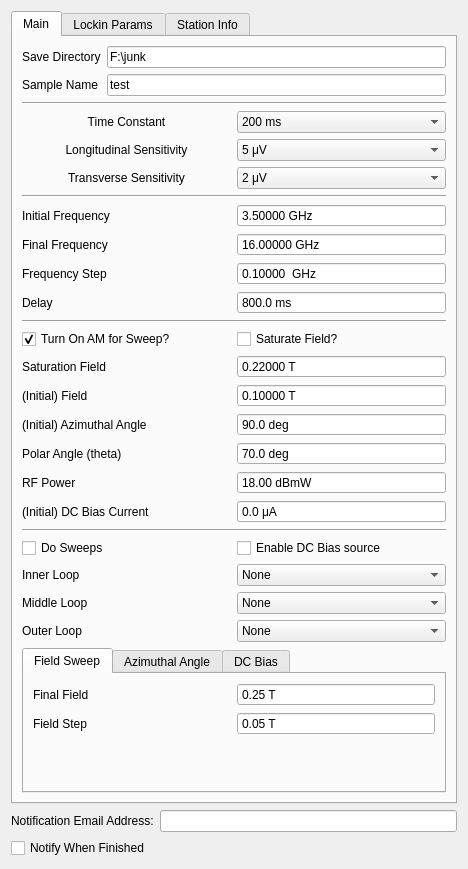
<?xml version="1.0" encoding="UTF-8"?>
<ui version="4.0">
 <class>Form</class>
 <widget class="QWidget" name="Form">
  <property name="geometry">
   <rect>
    <x>0</x>
    <y>0</y>
    <width>468</width>
    <height>869</height>
   </rect>
  </property>
  <property name="windowTitle">
   <string>Form</string>
  </property>
  <layout class="QGridLayout" name="gridLayout_9">
   <item row="1" column="0">
    <layout class="QGridLayout" name="gridLayout_6">
     <item row="0" column="0">
      <layout class="QGridLayout" name="gridLayout_4">
       <item row="0" column="1">
        <widget class="QLineEdit" name="notify_email"/>
       </item>
       <item row="1" column="0">
        <widget class="QCheckBox" name="notify_at_end">
         <property name="text">
          <string>Notify When Finished</string>
         </property>
        </widget>
       </item>
       <item row="0" column="0">
        <widget class="QLabel" name="label_24">
         <property name="text">
          <string>Notification Email Address:</string>
         </property>
        </widget>
       </item>
      </layout>
     </item>
    </layout>
   </item>
   <item row="0" column="0">
    <widget class="QTabWidget" name="tabWidget">
     <property name="currentIndex">
      <number>0</number>
     </property>
     <widget class="QWidget" name="tab">
      <attribute name="title">
       <string>Main</string>
      </attribute>
      <layout class="QVBoxLayout" name="verticalLayout_10">
       <item>
        <layout class="QGridLayout" name="save_params">
         <item row="3" column="1">
          <widget class="QLineEdit" name="sample_name">
           <property name="text">
            <string>test</string>
           </property>
           <property name="placeholderText">
            <string>test</string>
           </property>
          </widget>
         </item>
         <item row="3" column="0">
          <widget class="QLabel" name="label_12">
           <property name="enabled">
            <bool>true</bool>
           </property>
           <property name="text">
            <string>Sample Name</string>
           </property>
          </widget>
         </item>
         <item row="2" column="0">
          <widget class="QLabel" name="label_8">
           <property name="text">
            <string>Save Directory</string>
           </property>
          </widget>
         </item>
         <item row="2" column="1">
          <widget class="QLineEdit" name="save_dir">
           <property name="text">
            <string>F:\junk</string>
           </property>
          </widget>
         </item>
        </layout>
       </item>
       <item>
        <widget class="Line" name="line_3">
         <property name="orientation">
          <enum>Qt::Horizontal</enum>
         </property>
        </widget>
       </item>
       <item>
        <layout class="QGridLayout" name="lockin_params">
         <item row="3" column="0">
          <widget class="QLabel" name="label_2">
           <property name="text">
            <string>Longitudinal Sensitivity</string>
           </property>
           <property name="alignment">
            <set>Qt::AlignCenter</set>
           </property>
          </widget>
         </item>
         <item row="4" column="0">
          <widget class="QLabel" name="label_50">
           <property name="text">
            <string>Transverse Sensitivity</string>
           </property>
           <property name="alignment">
            <set>Qt::AlignCenter</set>
           </property>
          </widget>
         </item>
         <item row="3" column="1">
          <widget class="QComboBox" name="sensitivityL">
           <property name="editable">
            <bool>false</bool>
           </property>
           <property name="currentIndex">
            <number>11</number>
           </property>
           <item>
            <property name="text">
             <string>0 V</string>
            </property>
           </item>
           <item>
            <property name="text">
             <string>2 nV</string>
            </property>
           </item>
           <item>
            <property name="text">
             <string>5 nV</string>
            </property>
           </item>
           <item>
            <property name="text">
             <string>10 nV</string>
            </property>
           </item>
           <item>
            <property name="text">
             <string>20 nV</string>
            </property>
           </item>
           <item>
            <property name="text">
             <string>50 nV</string>
            </property>
           </item>
           <item>
            <property name="text">
             <string>100 nV</string>
            </property>
           </item>
           <item>
            <property name="text">
             <string>200 nV</string>
            </property>
           </item>
           <item>
            <property name="text">
             <string>500 nV</string>
            </property>
           </item>
           <item>
            <property name="text">
             <string>1 μV</string>
            </property>
           </item>
           <item>
            <property name="text">
             <string>2 μV</string>
            </property>
           </item>
           <item>
            <property name="text">
             <string>5 μV</string>
            </property>
           </item>
           <item>
            <property name="text">
             <string>10 μV</string>
            </property>
           </item>
           <item>
            <property name="text">
             <string>20 μV</string>
            </property>
           </item>
           <item>
            <property name="text">
             <string>50 μV</string>
            </property>
           </item>
           <item>
            <property name="text">
             <string>100 μV</string>
            </property>
           </item>
           <item>
            <property name="text">
             <string>200 μV</string>
            </property>
           </item>
           <item>
            <property name="text">
             <string>500 μV</string>
            </property>
           </item>
           <item>
            <property name="text">
             <string>1 mV</string>
            </property>
           </item>
           <item>
            <property name="text">
             <string>2 mV</string>
            </property>
           </item>
           <item>
            <property name="text">
             <string>5 mV</string>
            </property>
           </item>
           <item>
            <property name="text">
             <string>10 mV</string>
            </property>
           </item>
           <item>
            <property name="text">
             <string>20 mV</string>
            </property>
           </item>
           <item>
            <property name="text">
             <string>50 mV</string>
            </property>
           </item>
           <item>
            <property name="text">
             <string>100 mV</string>
            </property>
           </item>
           <item>
            <property name="text">
             <string>200 mV</string>
            </property>
           </item>
           <item>
            <property name="text">
             <string>500 mV</string>
            </property>
           </item>
           <item>
            <property name="text">
             <string>1 V</string>
            </property>
           </item>
          </widget>
         </item>
         <item row="2" column="1">
          <widget class="QComboBox" name="time_constant">
           <property name="currentText">
            <string>200 ms</string>
           </property>
           <property name="currentIndex">
            <number>12</number>
           </property>
           <item>
            <property name="text">
             <string>10 μs</string>
            </property>
           </item>
           <item>
            <property name="text">
             <string>20 μs</string>
            </property>
           </item>
           <item>
            <property name="text">
             <string>40 μs</string>
            </property>
           </item>
           <item>
            <property name="text">
             <string>80 μs</string>
            </property>
           </item>
           <item>
            <property name="text">
             <string>160 μs</string>
            </property>
           </item>
           <item>
            <property name="text">
             <string>320 μs</string>
            </property>
           </item>
           <item>
            <property name="text">
             <string>640 μs</string>
            </property>
           </item>
           <item>
            <property name="text">
             <string>5 ms</string>
            </property>
           </item>
           <item>
            <property name="text">
             <string>10 ms</string>
            </property>
           </item>
           <item>
            <property name="text">
             <string>20 ms</string>
            </property>
           </item>
           <item>
            <property name="text">
             <string>50 ms</string>
            </property>
           </item>
           <item>
            <property name="text">
             <string>100 ms</string>
            </property>
           </item>
           <item>
            <property name="text">
             <string>200 ms</string>
            </property>
           </item>
           <item>
            <property name="text">
             <string>500 ms</string>
            </property>
           </item>
           <item>
            <property name="text">
             <string>1 s</string>
            </property>
           </item>
           <item>
            <property name="text">
             <string>2 s</string>
            </property>
           </item>
           <item>
            <property name="text">
             <string>5 s</string>
            </property>
           </item>
           <item>
            <property name="text">
             <string>10 s</string>
            </property>
           </item>
           <item>
            <property name="text">
             <string>20 s</string>
            </property>
           </item>
           <item>
            <property name="text">
             <string>50 s</string>
            </property>
           </item>
           <item>
            <property name="text">
             <string>100 s</string>
            </property>
           </item>
           <item>
            <property name="text">
             <string>200 s</string>
            </property>
           </item>
           <item>
            <property name="text">
             <string>500 s</string>
            </property>
           </item>
           <item>
            <property name="text">
             <string>1 ks</string>
            </property>
           </item>
           <item>
            <property name="text">
             <string>2 ks</string>
            </property>
           </item>
           <item>
            <property name="text">
             <string>5 ks</string>
            </property>
           </item>
           <item>
            <property name="text">
             <string>10 ks</string>
            </property>
           </item>
           <item>
            <property name="text">
             <string>20 ks</string>
            </property>
           </item>
           <item>
            <property name="text">
             <string>50 ks</string>
            </property>
           </item>
          </widget>
         </item>
         <item row="2" column="0">
          <widget class="QLabel" name="label_3">
           <property name="text">
            <string>Time Constant</string>
           </property>
           <property name="alignment">
            <set>Qt::AlignCenter</set>
           </property>
          </widget>
         </item>
         <item row="4" column="1">
          <widget class="QComboBox" name="sensitivityT">
           <property name="editable">
            <bool>false</bool>
           </property>
           <property name="currentIndex">
            <number>10</number>
           </property>
           <item>
            <property name="text">
             <string>0 V</string>
            </property>
           </item>
           <item>
            <property name="text">
             <string>2 nV</string>
            </property>
           </item>
           <item>
            <property name="text">
             <string>5 nV</string>
            </property>
           </item>
           <item>
            <property name="text">
             <string>10 nV</string>
            </property>
           </item>
           <item>
            <property name="text">
             <string>20 nV</string>
            </property>
           </item>
           <item>
            <property name="text">
             <string>50 nV</string>
            </property>
           </item>
           <item>
            <property name="text">
             <string>100 nV</string>
            </property>
           </item>
           <item>
            <property name="text">
             <string>200 nV</string>
            </property>
           </item>
           <item>
            <property name="text">
             <string>500 nV</string>
            </property>
           </item>
           <item>
            <property name="text">
             <string>1 μV</string>
            </property>
           </item>
           <item>
            <property name="text">
             <string>2 μV</string>
            </property>
           </item>
           <item>
            <property name="text">
             <string>5 μV</string>
            </property>
           </item>
           <item>
            <property name="text">
             <string>10 μV</string>
            </property>
           </item>
           <item>
            <property name="text">
             <string>20 μV</string>
            </property>
           </item>
           <item>
            <property name="text">
             <string>50 μV</string>
            </property>
           </item>
           <item>
            <property name="text">
             <string>100 μV</string>
            </property>
           </item>
           <item>
            <property name="text">
             <string>200 μV</string>
            </property>
           </item>
           <item>
            <property name="text">
             <string>500 μV</string>
            </property>
           </item>
           <item>
            <property name="text">
             <string>1 mV</string>
            </property>
           </item>
           <item>
            <property name="text">
             <string>2 mV</string>
            </property>
           </item>
           <item>
            <property name="text">
             <string>5 mV</string>
            </property>
           </item>
           <item>
            <property name="text">
             <string>10 mV</string>
            </property>
           </item>
           <item>
            <property name="text">
             <string>20 mV</string>
            </property>
           </item>
           <item>
            <property name="text">
             <string>50 mV</string>
            </property>
           </item>
           <item>
            <property name="text">
             <string>100 mV</string>
            </property>
           </item>
           <item>
            <property name="text">
             <string>200 mV</string>
            </property>
           </item>
           <item>
            <property name="text">
             <string>500 mV</string>
            </property>
           </item>
           <item>
            <property name="text">
             <string>1 V</string>
            </property>
           </item>
          </widget>
         </item>
        </layout>
       </item>
       <item>
        <widget class="Line" name="line_2">
         <property name="orientation">
          <enum>Qt::Horizontal</enum>
         </property>
        </widget>
       </item>
       <item>
        <layout class="QGridLayout" name="field_params">
         <item row="2" column="1">
          <widget class="QDoubleSpinBox" name="frequency_end">
           <property name="buttonSymbols">
            <enum>QAbstractSpinBox::NoButtons</enum>
           </property>
           <property name="suffix">
            <string> GHz</string>
           </property>
           <property name="decimals">
            <number>5</number>
           </property>
           <property name="minimum">
            <double>0.000000000000000</double>
           </property>
           <property name="maximum">
            <double>20.000000000000000</double>
           </property>
           <property name="singleStep">
            <double>0.000010000000000</double>
           </property>
           <property name="value">
            <double>16.000000000000000</double>
           </property>
          </widget>
         </item>
         <item row="2" column="0">
          <widget class="QLabel" name="label_5">
           <property name="text">
            <string>Final Frequency</string>
           </property>
          </widget>
         </item>
         <item row="1" column="0">
          <widget class="QLabel" name="label_4">
           <property name="text">
            <string>Initial Frequency</string>
           </property>
          </widget>
         </item>
         <item row="1" column="1">
          <widget class="QDoubleSpinBox" name="frequency_start">
           <property name="buttonSymbols">
            <enum>QAbstractSpinBox::NoButtons</enum>
           </property>
           <property name="suffix">
            <string> GHz</string>
           </property>
           <property name="decimals">
            <number>5</number>
           </property>
           <property name="minimum">
            <double>0.000000000000000</double>
           </property>
           <property name="maximum">
            <double>20.000000000000000</double>
           </property>
           <property name="singleStep">
            <double>0.000010000000000</double>
           </property>
           <property name="value">
            <double>3.500000000000000</double>
           </property>
          </widget>
         </item>
         <item row="3" column="1">
          <widget class="QDoubleSpinBox" name="frequency_step">
           <property name="buttonSymbols">
            <enum>QAbstractSpinBox::NoButtons</enum>
           </property>
           <property name="suffix">
            <string>  GHz</string>
           </property>
           <property name="decimals">
            <number>5</number>
           </property>
           <property name="minimum">
            <double>0.000000000000000</double>
           </property>
           <property name="maximum">
            <double>5.000000000000000</double>
           </property>
           <property name="singleStep">
            <double>0.100000000000000</double>
           </property>
           <property name="value">
            <double>0.100000000000000</double>
           </property>
          </widget>
         </item>
         <item row="3" column="0">
          <widget class="QLabel" name="label_6">
           <property name="text">
            <string>Frequency Step</string>
           </property>
          </widget>
         </item>
         <item row="4" column="1">
          <widget class="QDoubleSpinBox" name="delay">
           <property name="buttonSymbols">
            <enum>QAbstractSpinBox::NoButtons</enum>
           </property>
           <property name="suffix">
            <string> ms</string>
           </property>
           <property name="decimals">
            <number>1</number>
           </property>
           <property name="maximum">
            <double>5000.000000000000000</double>
           </property>
           <property name="value">
            <double>800.000000000000000</double>
           </property>
          </widget>
         </item>
         <item row="4" column="0">
          <widget class="QLabel" name="label_15">
           <property name="text">
            <string>Delay</string>
           </property>
          </widget>
         </item>
        </layout>
       </item>
       <item>
        <widget class="Line" name="line">
         <property name="orientation">
          <enum>Qt::Horizontal</enum>
         </property>
        </widget>
       </item>
       <item>
        <layout class="QGridLayout" name="initial_params">
         <item row="1" column="2">
          <widget class="QCheckBox" name="saturate">
           <property name="text">
            <string>Saturate Field?</string>
           </property>
          </widget>
         </item>
         <item row="7" column="1">
          <widget class="QLabel" name="label_17">
           <property name="text">
            <string>Polar Angle (theta)</string>
           </property>
          </widget>
         </item>
         <item row="8" column="2">
          <widget class="QDoubleSpinBox" name="rf_power">
           <property name="buttonSymbols">
            <enum>QAbstractSpinBox::NoButtons</enum>
           </property>
           <property name="suffix">
            <string> dBmW</string>
           </property>
           <property name="maximum">
            <double>50.000000000000000</double>
           </property>
           <property name="value">
            <double>18.000000000000000</double>
           </property>
          </widget>
         </item>
         <item row="6" column="2">
          <widget class="QDoubleSpinBox" name="azimuth_start">
           <property name="buttonSymbols">
            <enum>QAbstractSpinBox::NoButtons</enum>
           </property>
           <property name="suffix">
            <string> deg</string>
           </property>
           <property name="decimals">
            <number>1</number>
           </property>
           <property name="minimum">
            <double>-360.000000000000000</double>
           </property>
           <property name="maximum">
            <double>360.000000000000000</double>
           </property>
           <property name="singleStep">
            <double>0.500000000000000</double>
           </property>
           <property name="value">
            <double>90.000000000000000</double>
           </property>
          </widget>
         </item>
         <item row="7" column="2">
          <widget class="QDoubleSpinBox" name="polar_angle">
           <property name="buttonSymbols">
            <enum>QAbstractSpinBox::NoButtons</enum>
           </property>
           <property name="suffix">
            <string> deg</string>
           </property>
           <property name="decimals">
            <number>1</number>
           </property>
           <property name="minimum">
            <double>-90.000000000000000</double>
           </property>
           <property name="maximum">
            <double>90.000000000000000</double>
           </property>
           <property name="singleStep">
            <double>0.010000000000000</double>
           </property>
           <property name="value">
            <double>70.000000000000000</double>
           </property>
          </widget>
         </item>
         <item row="9" column="2">
          <widget class="QDoubleSpinBox" name="bias_start">
           <property name="buttonSymbols">
            <enum>QAbstractSpinBox::NoButtons</enum>
           </property>
           <property name="suffix">
            <string> μA</string>
           </property>
           <property name="decimals">
            <number>1</number>
           </property>
           <property name="minimum">
            <double>-101000.000000000000000</double>
           </property>
           <property name="maximum">
            <double>101000.000000000000000</double>
           </property>
           <property name="singleStep">
            <double>0.100000000000000</double>
           </property>
           <property name="value">
            <double>0.000000000000000</double>
           </property>
          </widget>
         </item>
         <item row="8" column="1">
          <widget class="QLabel" name="label_13">
           <property name="text">
            <string>RF Power</string>
           </property>
          </widget>
         </item>
         <item row="6" column="1">
          <widget class="QLabel" name="label_14">
           <property name="text">
            <string>(Initial) Azimuthal Angle</string>
           </property>
          </widget>
         </item>
         <item row="9" column="1">
          <widget class="QLabel" name="label_20">
           <property name="text">
            <string>(Initial) DC Bias Current</string>
           </property>
          </widget>
         </item>
         <item row="5" column="1">
          <widget class="QLabel" name="label_29">
           <property name="text">
            <string>(Initial) Field</string>
           </property>
          </widget>
         </item>
         <item row="5" column="2">
          <widget class="QDoubleSpinBox" name="field_strength_start">
           <property name="buttonSymbols">
            <enum>QAbstractSpinBox::NoButtons</enum>
           </property>
           <property name="suffix">
            <string> T</string>
           </property>
           <property name="decimals">
            <number>5</number>
           </property>
           <property name="minimum">
            <double>-0.270000000000000</double>
           </property>
           <property name="maximum">
            <double>0.270000000000000</double>
           </property>
           <property name="value">
            <double>0.100000000000000</double>
           </property>
          </widget>
         </item>
         <item row="2" column="1">
          <widget class="QLabel" name="label_7">
           <property name="text">
            <string>Saturation Field</string>
           </property>
          </widget>
         </item>
         <item row="2" column="2">
          <widget class="QDoubleSpinBox" name="field_saturation">
           <property name="buttonSymbols">
            <enum>QAbstractSpinBox::NoButtons</enum>
           </property>
           <property name="suffix">
            <string> T</string>
           </property>
           <property name="decimals">
            <number>5</number>
           </property>
           <property name="minimum">
            <double>-0.300000000000000</double>
           </property>
           <property name="maximum">
            <double>0.300000000000000</double>
           </property>
           <property name="value">
            <double>0.220000000000000</double>
           </property>
          </widget>
         </item>
         <item row="1" column="1">
          <widget class="QCheckBox" name="am_modulation">
           <property name="text">
            <string>Turn On AM for Sweep?</string>
           </property>
           <property name="checked">
            <bool>true</bool>
           </property>
          </widget>
         </item>
        </layout>
       </item>
       <item>
        <widget class="Line" name="line_5">
         <property name="orientation">
          <enum>Qt::Horizontal</enum>
         </property>
        </widget>
       </item>
       <item>
        <layout class="QGridLayout" name="gridLayout_5">
         <item row="0" column="1">
          <widget class="QCheckBox" name="use_bias">
           <property name="text">
            <string>Enable DC Bias source</string>
           </property>
          </widget>
         </item>
         <item row="0" column="0">
          <widget class="QCheckBox" name="do_sweeps">
           <property name="text">
            <string>Do Sweeps</string>
           </property>
          </widget>
         </item>
        </layout>
       </item>
       <item>
        <layout class="QGridLayout" name="gridLayout_2">
         <item row="2" column="1">
          <widget class="QComboBox" name="sweep_param_3">
           <property name="currentText">
            <string>None</string>
           </property>
           <property name="currentIndex">
            <number>3</number>
           </property>
           <item>
            <property name="text">
             <string>Azimuthal</string>
            </property>
           </item>
           <item>
            <property name="text">
             <string>DC Bias</string>
            </property>
           </item>
           <item>
            <property name="text">
             <string>Field Strength</string>
            </property>
           </item>
           <item>
            <property name="text">
             <string>None</string>
            </property>
           </item>
          </widget>
         </item>
         <item row="2" column="0">
          <widget class="QLabel" name="label_22">
           <property name="text">
            <string>Outer Loop</string>
           </property>
          </widget>
         </item>
         <item row="0" column="1">
          <widget class="QComboBox" name="sweep_param_1">
           <property name="currentText">
            <string>None</string>
           </property>
           <property name="currentIndex">
            <number>3</number>
           </property>
           <item>
            <property name="text">
             <string>Azimuthal</string>
            </property>
           </item>
           <item>
            <property name="text">
             <string>DC Bias</string>
            </property>
           </item>
           <item>
            <property name="text">
             <string>Field  Strength</string>
            </property>
           </item>
           <item>
            <property name="text">
             <string>None</string>
            </property>
           </item>
          </widget>
         </item>
         <item row="1" column="1">
          <widget class="QComboBox" name="sweep_param_2">
           <property name="currentText">
            <string>None</string>
           </property>
           <property name="currentIndex">
            <number>3</number>
           </property>
           <item>
            <property name="text">
             <string>Azimuthal</string>
            </property>
           </item>
           <item>
            <property name="text">
             <string>DC Bias</string>
            </property>
           </item>
           <item>
            <property name="text">
             <string>Field Strength</string>
            </property>
           </item>
           <item>
            <property name="text">
             <string>None</string>
            </property>
           </item>
          </widget>
         </item>
         <item row="1" column="0">
          <widget class="QLabel" name="label_23">
           <property name="text">
            <string>Middle Loop</string>
           </property>
          </widget>
         </item>
         <item row="0" column="0">
          <widget class="QLabel" name="label_21">
           <property name="text">
            <string>Inner Loop</string>
           </property>
          </widget>
         </item>
        </layout>
       </item>
       <item>
        <widget class="QTabWidget" name="tabWidget_2">
         <property name="currentIndex">
          <number>0</number>
         </property>
         <widget class="QWidget" name="tab_5">
          <attribute name="title">
           <string>Field Sweep</string>
          </attribute>
          <layout class="QGridLayout" name="gridLayout_10">
           <item row="0" column="0">
            <layout class="QGridLayout" name="gridLayout_8">
             <item row="0" column="1">
              <widget class="QDoubleSpinBox" name="field_strength_end">
               <property name="buttonSymbols">
                <enum>QAbstractSpinBox::NoButtons</enum>
               </property>
               <property name="suffix">
                <string> T</string>
               </property>
               <property name="minimum">
                <double>-0.270000000000000</double>
               </property>
               <property name="maximum">
                <double>0.270000000000000</double>
               </property>
               <property name="value">
                <double>0.250000000000000</double>
               </property>
              </widget>
             </item>
             <item row="0" column="0">
              <widget class="QLabel" name="label_18">
               <property name="text">
                <string>Final Field</string>
               </property>
              </widget>
             </item>
             <item row="1" column="0">
              <widget class="QLabel" name="label_19">
               <property name="text">
                <string>Field Step</string>
               </property>
              </widget>
             </item>
             <item row="1" column="1">
              <widget class="QDoubleSpinBox" name="field_strength_step">
               <property name="buttonSymbols">
                <enum>QAbstractSpinBox::NoButtons</enum>
               </property>
               <property name="suffix">
                <string> T</string>
               </property>
               <property name="maximum">
                <double>0.270000000000000</double>
               </property>
               <property name="value">
                <double>0.050000000000000</double>
               </property>
              </widget>
             </item>
            </layout>
           </item>
           <item row="1" column="0">
            <spacer name="verticalSpacer_5">
             <property name="orientation">
              <enum>Qt::Vertical</enum>
             </property>
             <property name="sizeHint" stdset="0">
              <size>
               <width>20</width>
               <height>40</height>
              </size>
             </property>
            </spacer>
           </item>
          </layout>
         </widget>
         <widget class="QWidget" name="tab_4">
          <attribute name="title">
           <string>Azimuthal Angle</string>
          </attribute>
          <layout class="QGridLayout" name="gridLayout_7">
           <item row="0" column="0" colspan="2">
            <layout class="QGridLayout" name="gridLayout_12">
             <item row="0" column="1">
              <widget class="QDoubleSpinBox" name="azimuth_end">
               <property name="buttonSymbols">
                <enum>QAbstractSpinBox::NoButtons</enum>
               </property>
               <property name="suffix">
                <string> deg</string>
               </property>
               <property name="maximum">
                <double>360.000000000000000</double>
               </property>
               <property name="value">
                <double>170.000000000000000</double>
               </property>
              </widget>
             </item>
             <item row="1" column="0">
              <widget class="QLabel" name="label_10">
               <property name="text">
                <string>Azimuthal Angle Step</string>
               </property>
              </widget>
             </item>
             <item row="1" column="1">
              <widget class="QDoubleSpinBox" name="azimuth_step">
               <property name="buttonSymbols">
                <enum>QAbstractSpinBox::NoButtons</enum>
               </property>
               <property name="suffix">
                <string> deg</string>
               </property>
               <property name="value">
                <double>10.000000000000000</double>
               </property>
              </widget>
             </item>
             <item row="0" column="0">
              <widget class="QLabel" name="label_9">
               <property name="text">
                <string>Azimuthal Final Angle</string>
               </property>
              </widget>
             </item>
            </layout>
           </item>
           <item row="1" column="0" colspan="2">
            <spacer name="verticalSpacer_6">
             <property name="orientation">
              <enum>Qt::Vertical</enum>
             </property>
             <property name="sizeHint" stdset="0">
              <size>
               <width>20</width>
               <height>40</height>
              </size>
             </property>
            </spacer>
           </item>
          </layout>
         </widget>
         <widget class="QWidget" name="tab_6">
          <attribute name="title">
           <string>DC Bias</string>
          </attribute>
          <layout class="QGridLayout" name="gridLayout_11">
           <item row="0" column="0">
            <layout class="QGridLayout" name="gridLayout_13">
             <item row="0" column="0">
              <widget class="QLabel" name="label_11">
               <property name="text">
                <string>Final Bias Current</string>
               </property>
              </widget>
             </item>
             <item row="0" column="1">
              <widget class="QDoubleSpinBox" name="bias_end">
               <property name="buttonSymbols">
                <enum>QAbstractSpinBox::NoButtons</enum>
               </property>
               <property name="suffix">
                <string> uA</string>
               </property>
               <property name="maximum">
                <double>10000.000000000000000</double>
               </property>
               <property name="value">
                <double>1000.000000000000000</double>
               </property>
              </widget>
             </item>
             <item row="1" column="0">
              <widget class="QLabel" name="label_16">
               <property name="text">
                <string>Bias Current Step</string>
               </property>
              </widget>
             </item>
             <item row="1" column="1">
              <widget class="QDoubleSpinBox" name="bias_step">
               <property name="buttonSymbols">
                <enum>QAbstractSpinBox::NoButtons</enum>
               </property>
               <property name="suffix">
                <string> uA</string>
               </property>
               <property name="maximum">
                <double>1000.000000000000000</double>
               </property>
               <property name="value">
                <double>500.000000000000000</double>
               </property>
              </widget>
             </item>
            </layout>
           </item>
           <item row="1" column="0">
            <spacer name="verticalSpacer_7">
             <property name="orientation">
              <enum>Qt::Vertical</enum>
             </property>
             <property name="sizeHint" stdset="0">
              <size>
               <width>20</width>
               <height>40</height>
              </size>
             </property>
            </spacer>
           </item>
          </layout>
         </widget>
        </widget>
       </item>
      </layout>
     </widget>
     <widget class="QWidget" name="tab_2">
      <attribute name="title">
       <string>Lockin Params</string>
      </attribute>
      <layout class="QVBoxLayout" name="verticalLayout_7">
       <item>
        <layout class="QGridLayout" name="gridLayout_3">
         <item row="3" column="1">
          <widget class="QDoubleSpinBox" name="lockin_ac_gainL">
           <property name="buttonSymbols">
            <enum>QAbstractSpinBox::NoButtons</enum>
           </property>
           <property name="suffix">
            <string> dB</string>
           </property>
           <property name="maximum">
            <double>50.000000000000000</double>
           </property>
           <property name="value">
            <double>20.000000000000000</double>
           </property>
          </widget>
         </item>
         <item row="0" column="0">
          <widget class="QLabel" name="label">
           <property name="text">
            <string>AM Frequency</string>
           </property>
          </widget>
         </item>
         <item row="5" column="0">
          <widget class="QLabel" name="label_52">
           <property name="text">
            <string>Longitudinal Sense Mode</string>
           </property>
          </widget>
         </item>
         <item row="3" column="0">
          <widget class="QLabel" name="label_13">
           <property name="text">
            <string>Longitudinal AC Gain</string>
           </property>
          </widget>
         </item>
         <item row="1" column="1">
          <widget class="QDoubleSpinBox" name="phaseL">
           <property name="buttonSymbols">
            <enum>QAbstractSpinBox::NoButtons</enum>
           </property>
           <property name="suffix">
            <string> deg</string>
           </property>
           <property name="minimum">
            <double>-360.000000000000000</double>
           </property>
           <property name="maximum">
            <double>360.000000000000000</double>
           </property>
          </widget>
         </item>
         <item row="0" column="1">
          <widget class="QDoubleSpinBox" name="AM_freq">
           <property name="buttonSymbols">
            <enum>QAbstractSpinBox::NoButtons</enum>
           </property>
           <property name="suffix">
            <string> Hz</string>
           </property>
           <property name="maximum">
            <double>99999.000000000000000</double>
           </property>
           <property name="value">
            <double>1713.000000000000000</double>
           </property>
          </widget>
         </item>
         <item row="5" column="1">
          <widget class="QComboBox" name="lockin_sense_modeL">
           <property name="currentIndex">
            <number>2</number>
           </property>
           <item>
            <property name="text">
             <string>A</string>
            </property>
           </item>
           <item>
            <property name="text">
             <string>-B</string>
            </property>
           </item>
           <item>
            <property name="text">
             <string>A-B</string>
            </property>
           </item>
          </widget>
         </item>
         <item row="1" column="0">
          <widget class="QLabel" name="label_51">
           <property name="text">
            <string>Longitudinal Phase Offset</string>
           </property>
          </widget>
         </item>
         <item row="2" column="0">
          <widget class="QLabel" name="label_53">
           <property name="text">
            <string>Transverse Phase Offset</string>
           </property>
          </widget>
         </item>
         <item row="2" column="1">
          <widget class="QDoubleSpinBox" name="phaseT">
           <property name="buttonSymbols">
            <enum>QAbstractSpinBox::NoButtons</enum>
           </property>
           <property name="suffix">
            <string> deg</string>
           </property>
           <property name="minimum">
            <double>-360.000000000000000</double>
           </property>
           <property name="maximum">
            <double>360.000000000000000</double>
           </property>
          </widget>
         </item>
         <item row="6" column="0">
          <widget class="QLabel" name="label_54">
           <property name="text">
            <string>Transverse Sense Mode</string>
           </property>
          </widget>
         </item>
         <item row="6" column="1">
          <widget class="QComboBox" name="lockin_sense_modeT">
           <property name="currentIndex">
            <number>2</number>
           </property>
           <item>
            <property name="text">
             <string>A</string>
            </property>
           </item>
           <item>
            <property name="text">
             <string>-B</string>
            </property>
           </item>
           <item>
            <property name="text">
             <string>A-B</string>
            </property>
           </item>
          </widget>
         </item>
         <item row="4" column="0">
          <widget class="QLabel" name="label_25">
           <property name="text">
            <string>Longitudinal AC Gain</string>
           </property>
          </widget>
         </item>
         <item row="4" column="1">
          <widget class="QDoubleSpinBox" name="lockin_ac_gainT">
           <property name="buttonSymbols">
            <enum>QAbstractSpinBox::NoButtons</enum>
           </property>
           <property name="suffix">
            <string> dB</string>
           </property>
           <property name="maximum">
            <double>50.000000000000000</double>
           </property>
           <property name="value">
            <double>20.000000000000000</double>
           </property>
          </widget>
         </item>
        </layout>
       </item>
       <item>
        <spacer name="verticalSpacer">
         <property name="orientation">
          <enum>Qt::Vertical</enum>
         </property>
         <property name="sizeHint" stdset="0">
          <size>
           <width>20</width>
           <height>764</height>
          </size>
         </property>
        </spacer>
       </item>
      </layout>
     </widget>
     <widget class="QWidget" name="tab_3">
      <attribute name="title">
       <string>Station Info</string>
      </attribute>
      <layout class="QVBoxLayout" name="verticalLayout_4">
       <item>
        <layout class="QGridLayout" name="station_params">
         <item row="0" column="0">
          <widget class="QLabel" name="label_12">
           <property name="enabled">
            <bool>true</bool>
           </property>
           <property name="text">
            <string>Probe Station</string>
           </property>
          </widget>
         </item>
         <item row="0" column="1">
          <widget class="QLabel" name="station_name">
           <property name="enabled">
            <bool>true</bool>
           </property>
          </widget>
         </item>
         <item row="2" column="0" colspan="2">
          <widget class="QLineEdit" name="calib_file"/>
         </item>
         <item row="1" column="0">
          <widget class="QLabel" name="label_12">
           <property name="enabled">
            <bool>true</bool>
           </property>
           <property name="text">
            <string>Calibration File</string>
           </property>
          </widget>
         </item>
        </layout>
       </item>
       <item>
        <spacer name="verticalSpacer_2">
         <property name="orientation">
          <enum>Qt::Vertical</enum>
         </property>
         <property name="sizeHint" stdset="0">
          <size>
           <width>20</width>
           <height>842</height>
          </size>
         </property>
        </spacer>
       </item>
      </layout>
     </widget>
    </widget>
   </item>
   <item row="2" column="0">
    <spacer name="verticalSpacer_3">
     <property name="orientation">
      <enum>Qt::Vertical</enum>
     </property>
     <property name="sizeHint" stdset="0">
      <size>
       <width>20</width>
       <height>40</height>
      </size>
     </property>
    </spacer>
   </item>
   <item row="3" column="0">
    <spacer name="verticalSpacer_4">
     <property name="orientation">
      <enum>Qt::Vertical</enum>
     </property>
     <property name="sizeHint" stdset="0">
      <size>
       <width>20</width>
       <height>40</height>
      </size>
     </property>
    </spacer>
   </item>
  </layout>
 </widget>
 <resources/>
 <connections/>
</ui>
